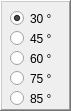
   <widget class="QFrame" name="frame_5">
    <property name="geometry">
     <rect>
      <x>20</x>
      <y>140</y>
      <width>71</width>
      <height>111</height>
     </rect>
    </property>
    <property name="frameShape">
     <enum>QFrame::WinPanel</enum>
    </property>
    <property name="frameShadow">
     <enum>QFrame::Raised</enum>
    </property>
    <widget class="QRadioButton" name="radioButton">
     <property name="geometry">
      <rect>
       <x>10</x>
       <y>10</y>
       <width>82</width>
       <height>17</height>
      </rect>
     </property>
     <property name="text">
      <string>30 °</string>
     </property>
     <property name="checked">
      <bool>true</bool>
     </property>
    </widget>
    <widget class="QRadioButton" name="radioButton_2">
     <property name="geometry">
      <rect>
       <x>10</x>
       <y>30</y>
       <width>82</width>
       <height>17</height>
      </rect>
     </property>
     <property name="text">
      <string>45 °</string>
     </property>
    </widget>
    <widget class="QRadioButton" name="radioButton_3">
     <property name="geometry">
      <rect>
       <x>10</x>
       <y>50</y>
       <width>82</width>
       <height>17</height>
      </rect>
     </property>
     <property name="text">
      <string>60 °</string>
     </property>
    </widget>
    <widget class="QRadioButton" name="radioButton_4">
     <property name="geometry">
      <rect>
       <x>10</x>
       <y>70</y>
       <width>82</width>
       <height>17</height>
      </rect>
     </property>
     <property name="text">
      <string>75 °</string>
     </property>
    </widget>
    <widget class="QRadioButton" name="radioButton_5">
     <property name="geometry">
      <rect>
       <x>10</x>
       <y>90</y>
       <width>82</width>
       <height>17</height>
      </rect>
     </property>
     <property name="text">
      <string>85 °</string>
     </property>
    </widget>
   </widget>
